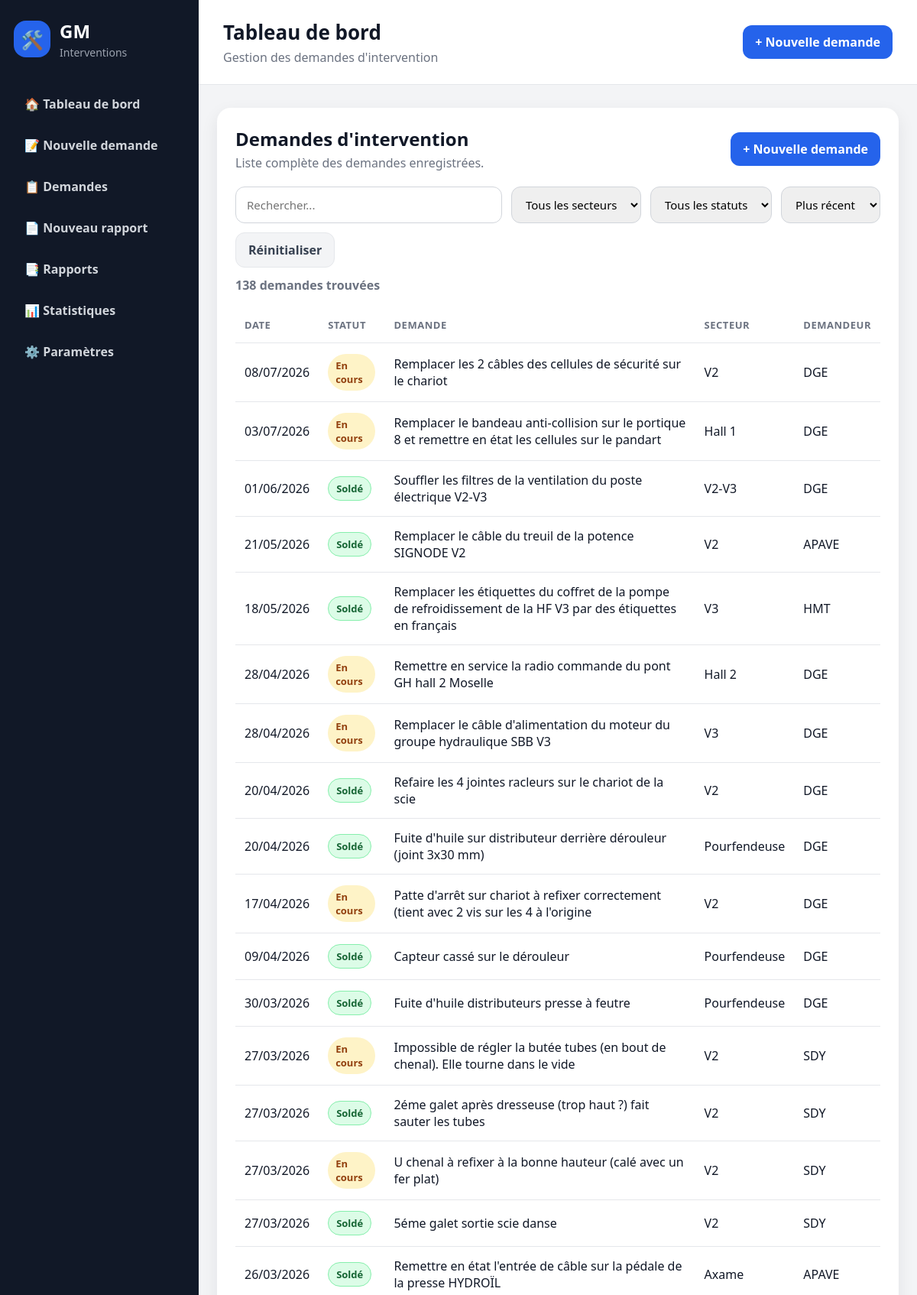
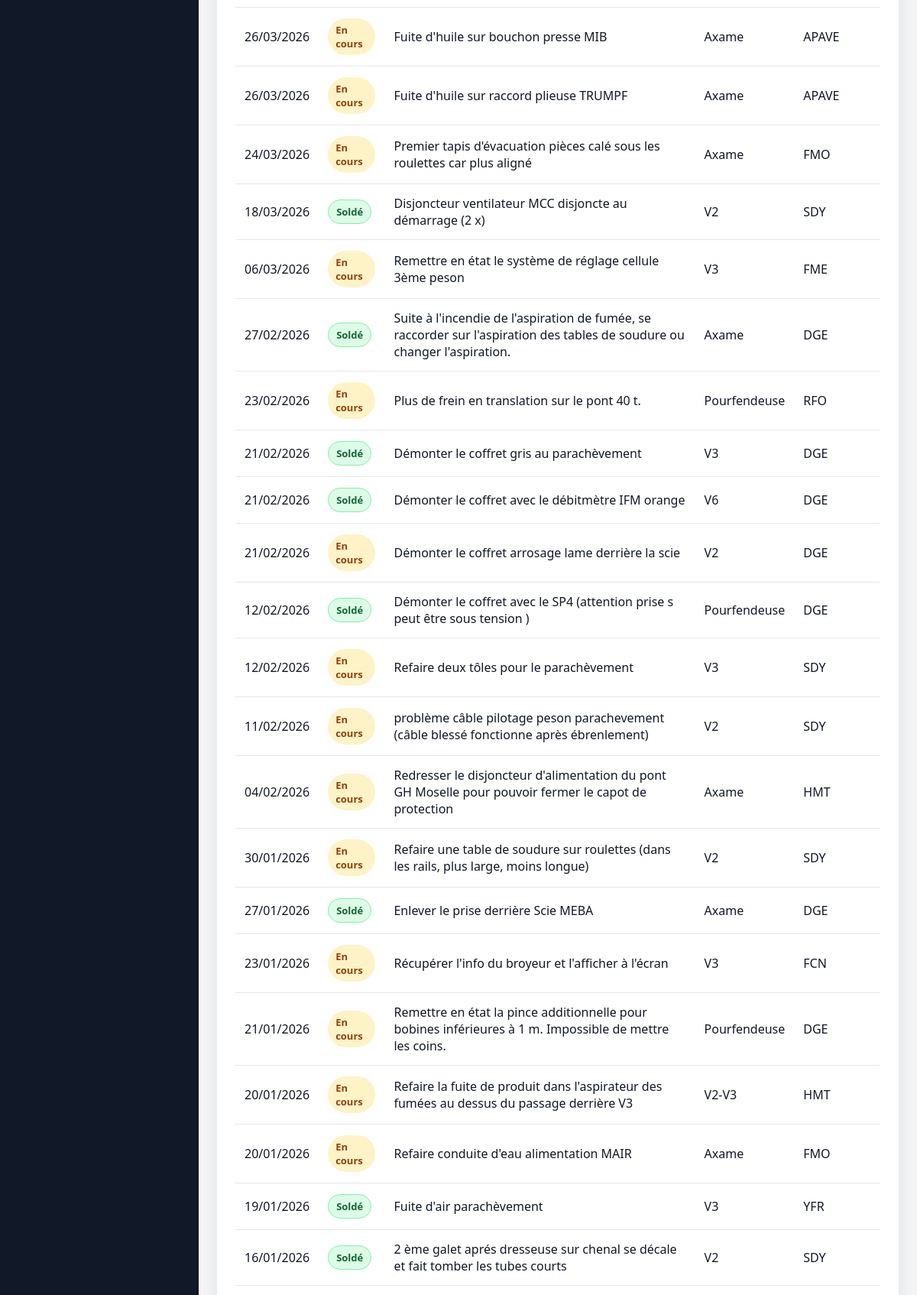
/demandes (upper part), run on the app's committed database (2 pictures, top to bottom).
### tables this page shows
CREATE TABLE demandes_intervention (
            id INTEGER PRIMARY KEY AUTOINCREMENT,
            secteur_id INTEGER,
            demandeur_id INTEGER,
            nature_travaux TEXT NOT NULL,
            description TEXT NOT NULL,
            statut TEXT NOT NULL DEFAULT 'En cours',
            date_creation TIMESTAMP DEFAULT CURRENT_TIMESTAMP,
            date_cloture TIMESTAMP, date_solde TIMESTAMP, solde_par TEXT, reference_piece TEXT, commentaire_solde TEXT,
            FOREIGN KEY (secteur_id) REFERENCES secteurs(id),
            FOREIGN KEY (demandeur_id) REFERENCES demandeurs(id)
        );

CREATE TABLE secteurs (
            id INTEGER PRIMARY KEY AUTOINCREMENT,
            nom TEXT NOT NULL UNIQUE
        );

CREATE TABLE demandeurs (
            id INTEGER PRIMARY KEY AUTOINCREMENT,
            nom TEXT NOT NULL,
            secteur_id INTEGER,
            telephone TEXT,
            email TEXT,
            FOREIGN KEY (secteur_id) REFERENCES secteurs(id)
        );

### routes/demandes.py (the view, shortened to what this page needs)
@demandes_bp.route("/demandes")
def liste_demandes():
    recherche = request.args.get("recherche", "").strip()
    secteur_id = request.args.get("secteur_id", "").strip()
    statut = request.args.get("statut", "").strip()
    tri = request.args.get("tri", "recent").strip()
    conn = get_db_connection()
    query = """
        SELECT demandes_intervention.*,
               demandeurs.nom AS demandeur_nom,
               secteurs.nom AS secteur_nom
        FROM demandes_intervention
        LEFT JOIN demandeurs ON demandes_intervention.demandeur_id = demandeurs.id
        LEFT JOIN secteurs ON demandes_intervention.secteur_id = secteurs.id
        WHERE 1=1
    """
    params = []
    if secteur_id:
        query += " AND demandes_intervention.secteur_id = ?"
        params.append(secteur_id)
    if statut:
        query += " AND demandes_intervention.statut = ?"
        params.append(statut)
    if tri == "ancien":
        query += " ORDER BY demandes_intervention.date_creation ASC"
    elif tri == "secteur":
        query += " ORDER BY secteurs.nom ASC"
    elif tri == "statut":
        query += " ORDER BY demandes_intervention.statut ASC"
    else:
        query += " ORDER BY demandes_intervention.date_creation DESC"
    demandes = conn.execute(query, params).fetchall()
    secteurs = conn.execute("""
        SELECT * FROM secteurs
        ORDER BY nom
    """).fetchall()
    conn.close()
    return render_template(
        "demandes/liste.html",
        demandes=demandes,
        recherche=recherche,
        secteurs=secteurs,
        secteur_id=secteur_id,
        statut=statut,
        tri=tri
    )

### app.py (called while the page is built)
@app.template_filter("date_fr")
def date_fr(value):
    if not value:
        return ""
    if isinstance(value, datetime):
        return value.strftime("%d/%m/%Y")
    try:
        return datetime.fromisoformat(str(value)).strftime("%d/%m/%Y")
    except (ValueError, TypeError):
        return str(value)

### database.py (called while the page is built)
def get_db_connection():
    if DATABASE_URL:
        print("Connexion à Neon PostgreSQL", flush=True)
        return PostgresConnectionAdapter(DATABASE_URL)
    print("Connexion à SQLite", flush=True)
    conn = sqlite3.connect(DB_NAME)
    conn.row_factory = sqlite3.Row
    return conn

### templates/demandes/liste.html (shortened to what this page needs)
{% extends "base.html" %}
{% block content %}
<section class="card">
    <div class="section-header">
        <div>
            <h2>Demandes d'intervention</h2>
            <p>Liste complète des demandes enregistrées.</p>
        </div>
        <a href="/demandes/nouvelle" class="btn">+ Nouvelle demande</a>
    </div>
<form method="GET" class="filters-bar" id="filtersForm">
    <input
        type="text"
        name="recherche"
        placeholder="Rechercher..."
        value="{{ recherche }}"
        oninput="submitFiltersDelayed()"
    >
    <select name="secteur_id" onchange="document.getElementById('filtersForm').submit()">
        <option value="">Tous les secteurs</option>
    </select>
    <select name="statut" onchange="document.getElementById('filtersForm').submit()">
        <option value="">Tous les statuts</option>
    </select>
    <select name="tri" onchange="document.getElementById('filtersForm').submit()">
        <option value="recent" {% if tri == "recent" %}selected{% endif %}>Plus récent</option>
    </select>
    <a href="/demandes" class="btn-secondary">Réinitialiser</a>
</form>
<p class="result-count">
    {{ demandes|length }} demande{{ "s" if demandes|length > 1 else "" }} trouvée{{ "s" if demandes|length > 1 else "" }}
</p>
    {% if demandes %}
        <div class="table-container">
            <table class="modern-table">
                <thead>
                    <tr>
                        <th>Date</th>
                        <th>Statut</th>
                        <th>Demande</th>
                        <th>Secteur</th>
                        <th>Demandeur</th>
                    </tr>
                </thead>
                <tbody>
                    {% for demande in demandes %}
                    <tr class="clickable-row" onclick="window.location='/demandes/{{ demande.id }}'">
                        <td>{{ demande.date_creation|date_fr }}</td>
                        <td>
                            <span class="badge {% if demande.statut == 'Soldé' %}badge-success{% else %}badge-progress{% endif %}">
                                {{ demande.statut }}
                            </span>
                        </td>
                        <td>{{ demande.nature_travaux }}</td>
                        <td>{{ demande.secteur_nom or "Non renseigné" }}</td>
                        <td>{{ demande.demandeur_nom or "Non renseigné" }}</td>
                    </tr>
                    {% endfor %}
                    </tbody>
            </table>
        </div>
    {% else %}
        <div class="empty-state">
            <div class="icon">📭</div>
            <p>Aucune demande enregistrée.</p>
        </div>
    {% endif %}
</section>
{% endblock %}

### static/css/style.css (style rules this page uses)
* { box-sizing: border-box; }
body { margin: 0; font-family: "Segoe UI", Arial, sans-serif; background: #f3f4f6; color: #111827; }
.stat-card, .card { background: white; border-radius: 18px; box-shadow: 0 8px 22px rgba(15, 23, 42, 0.08); }
.card { padding: 24px; margin-bottom: 20px; }
.card h2 { margin-top: 0; }
.btn { display: inline-block; background: #2563eb; color: white; padding: 11px 16px; border-radius: 12px; text-decoration: none; font-weight: 700; border: none; cursor: pointer; }
.section-header { display: flex; justify-content: space-between; align-items: center; gap: 16px; margin-bottom: 20px; }
.section-header h2 { margin: 0; }
.section-header p { margin: 4px 0 0; color: #6b7280; }
.table-container { overflow-x: auto; }
.modern-table { width: 100%; border-collapse: collapse; }
.modern-table th, .modern-table td { padding: 14px 12px; text-align: left; border-bottom: 1px solid #e5e7eb; }
.modern-table th { color: #6b7280; font-size: 13px; text-transform: uppercase; letter-spacing: 0.04em; }
.badge { display: inline-block; padding: 6px 10px; border-radius: 999px; font-size: 13px; font-weight: 700; }
.badge-progress { background: #fef3c7; color: #92400e; }
.badge-success { background: #dcfce7; color: #166534; border: 1px solid #86efac; }
.clickable-row { cursor: pointer; transition: 0.2s; }
.btn-secondary { display: inline-block; background: #f3f4f6; color: #374151; padding: 11px 16px; border-radius: 12px; text-decoration: none; font-weight: 700; border: 1px solid #e5e7eb; }
.filters-bar { display: flex; gap: 12px; margin-bottom: 12px; flex-wrap: wrap; }
.filters-bar input, .filters-bar select { padding: 12px 14px; border: 1px solid #d1d5db; border-radius: 12px; font-family: inherit; font-size: 15px; }
.filters-bar input { flex: 1; min-width: 250px; }
.result-count { margin: 0 0 18px; color: #6b7280; font-weight: 600; }
.badge-success { background: #dcfce7; color: #166534; }

### data on the page
demandes_intervention: date_creation "08/07/2026", statut "En cours", nature_travaux "Remplacer les 2 câbles des cellules de sécurité sur le chariot", nom "V2", nom "DGE"
demandes_intervention: date_creation "03/07/2026", statut "En cours", nature_travaux "Remplacer le bandeau anti-collision sur le portique 8 et remettre en état les cellules sur le pandart", nom "Hall 1", nom "DGE"
demandes_intervention: date_creation "01/06/2026", statut "Soldé", nature_travaux "Souffler les filtres de la ventilation du poste électrique V2-V3", nom "V2-V3", nom "DGE"
demandes_intervention: date_creation "21/05/2026", statut "Soldé", nature_travaux "Remplacer le câble du treuil de la potence SIGNODE V2", nom "V2", nom "APAVE"
demandes_intervention: date_creation "18/05/2026", statut "Soldé", nature_travaux "Remplacer les étiquettes du coffret de la pompe de refroidissement de la HF V3 par des étiquettes en français", nom "V3", nom "HMT"
demandes_intervention: date_creation "28/04/2026", statut "En cours", nature_travaux "Remettre en service la radio commande du pont GH hall 2 Moselle", nom "Hall 2", nom "DGE"
demandes_intervention: date_creation "28/04/2026", statut "En cours", nature_travaux "Remplacer le câble d'alimentation du moteur du groupe hydraulique SBB V3", nom "V3", nom "DGE"
demandes_intervention: date_creation "20/04/2026", statut "Soldé", nature_travaux "Refaire les 4 jointes racleurs sur le chariot de la scie", nom "V2", nom "DGE"
demandes_intervention: date_creation "20/04/2026", statut "Soldé", nature_travaux "Fuite d'huile sur distributeur derrière dérouleur (joint 3x30 mm)", nom "Pourfendeuse", nom "DGE"
demandes_intervention: date_creation "17/04/2026", statut "En cours", nature_travaux "Patte d'arrêt sur chariot à refixer correctement (tient avec 2 vis sur les 4 à l'origine", nom "V2", nom "DGE"
demandes_intervention: date_creation "09/04/2026", statut "Soldé", nature_travaux "Capteur cassé sur le dérouleur", nom "Pourfendeuse", nom "DGE"
demandes_intervention: date_creation "30/03/2026", statut "Soldé", nature_travaux "Fuite d'huile distributeurs presse à feutre", nom "Pourfendeuse", nom "DGE"
demandes_intervention: date_creation "27/03/2026", statut "En cours", nature_travaux "Impossible de régler la butée tubes (en bout de chenal). Elle tourne dans le vide", nom "V2", nom "SDY"
demandes_intervention: date_creation "27/03/2026", statut "Soldé", nature_travaux "2éme galet après dresseuse (trop haut ?) fait sauter les tubes", nom "V2", nom "SDY"
demandes_intervention: date_creation "27/03/2026", statut "En cours", nature_travaux "U chenal à refixer à la bonne hauteur (calé avec un fer plat)", nom "V2", nom "SDY"
demandes_intervention: date_creation "27/03/2026", statut "Soldé", nature_travaux "5éme galet sortie scie danse", nom "V2", nom "SDY"
demandes_intervention: date_creation "26/03/2026", statut "Soldé", nature_travaux "Remettre en état l'entrée de câble sur la pédale de la presse HYDROÏL", nom "Axame", nom "APAVE"
demandes_intervention: date_creation "26/03/2026", statut "En cours", nature_travaux "Fuite d'huile sur bouchon presse MIB", nom "Axame", nom "APAVE"
demandes_intervention: date_creation "26/03/2026", statut "En cours", nature_travaux "Fuite d'huile sur raccord plieuse TRUMPF", nom "Axame", nom "APAVE"
demandes_intervention: date_creation "24/03/2026", statut "En cours", nature_travaux "Premier tapis d'évacuation pièces calé sous les roulettes car plus aligné", nom "Axame", nom "FMO"
demandes_intervention: date_creation "18/03/2026", statut "Soldé", nature_travaux "Disjoncteur ventilateur MCC disjoncte au démarrage (2 x)", nom "V2", nom "SDY"
demandes_intervention: date_creation "06/03/2026", statut "En cours", nature_travaux "Remettre en état le système de réglage cellule 3ème peson", nom "V3", nom "FME"
demandes_intervention: date_creation "27/02/2026", statut "Soldé", nature_travaux "Suite à l'incendie de l'aspiration de fumée, se raccorder sur l'aspiration des tables de soudure ou changer l'aspiration.", nom "Axame", nom "DGE"
demandes_intervention: date_creation "23/02/2026", statut "En cours", nature_travaux "Plus de frein en translation sur le pont 40 t.", nom "Pourfendeuse", nom "RFO"
demandes_intervention: date_creation "21/02/2026", statut "Soldé", nature_travaux "Démonter le coffret gris au parachèvement", nom "V3", nom "DGE"
demandes_intervention: date_creation "21/02/2026", statut "Soldé", nature_travaux "Démonter le coffret avec le débitmètre IFM orange", nom "V6", nom "DGE"
demandes_intervention: date_creation "21/02/2026", statut "En cours", nature_travaux "Démonter le coffret arrosage lame derrière la scie", nom "V2", nom "DGE"
demandes_intervention: date_creation "12/02/2026", statut "Soldé", nature_travaux "Démonter le coffret avec le SP4 (attention prise s peut être sous tension )", nom "Pourfendeuse", nom "DGE"
demandes_intervention: date_creation "12/02/2026", statut "En cours", nature_travaux "Refaire deux tôles pour le parachèvement", nom "V3", nom "SDY"
demandes_intervention: date_creation "11/02/2026", statut "En cours", nature_travaux "problème câble pilotage peson parachevement (câble blessé fonctionne après ébrenlement)", nom "V2", nom "SDY"
demandes_intervention: date_creation "04/02/2026", statut "En cours", nature_travaux "Redresser le disjoncteur d'alimentation du pont GH Moselle pour pouvoir fermer le capot de protection", nom "Axame", nom "HMT"
demandes_intervention: date_creation "30/01/2026", statut "En cours", nature_travaux "Refaire une table de soudure sur roulettes (dans les rails, plus large, moins longue)", nom "V2", nom "SDY"
demandes_intervention: date_creation "27/01/2026", statut "Soldé", nature_travaux "Enlever le prise derrière Scie MEBA", nom "Axame", nom "DGE"
demandes_intervention: date_creation "23/01/2026", statut "En cours", nature_travaux "Récupérer l'info du broyeur et l'afficher à l'écran", nom "V3", nom "FCN"
demandes_intervention: date_creation "21/01/2026", statut "En cours", nature_travaux "Remettre en état la pince additionnelle pour bobines inférieures à 1 m. Impossible de mettre les coins.", nom "Pourfendeuse", nom "DGE"
demandes_intervention: date_creation "20/01/2026", statut "En cours", nature_travaux "Refaire la fuite de produit dans l'aspirateur des fumées au dessus du passage derrière V3", nom "V2-V3", nom "HMT"
demandes_intervention: date_creation "20/01/2026", statut "En cours", nature_travaux "Refaire conduite d'eau alimentation MAIR", nom "Axame", nom "FMO"
demandes_intervention: date_creation "19/01/2026", statut "Soldé", nature_travaux "Fuite d'air parachèvement", nom "V3", nom "YFR"
demandes_intervention: date_creation "16/01/2026", statut "Soldé", nature_travaux "2 ème galet aprés dresseuse sur chenal se décale et fait tomber les tubes courts", nom "V2", nom "SDY"

### other printed values
{{ demandes|length }} "138"
{{ "s" if demandes|length > 1 else "" }} "s"
